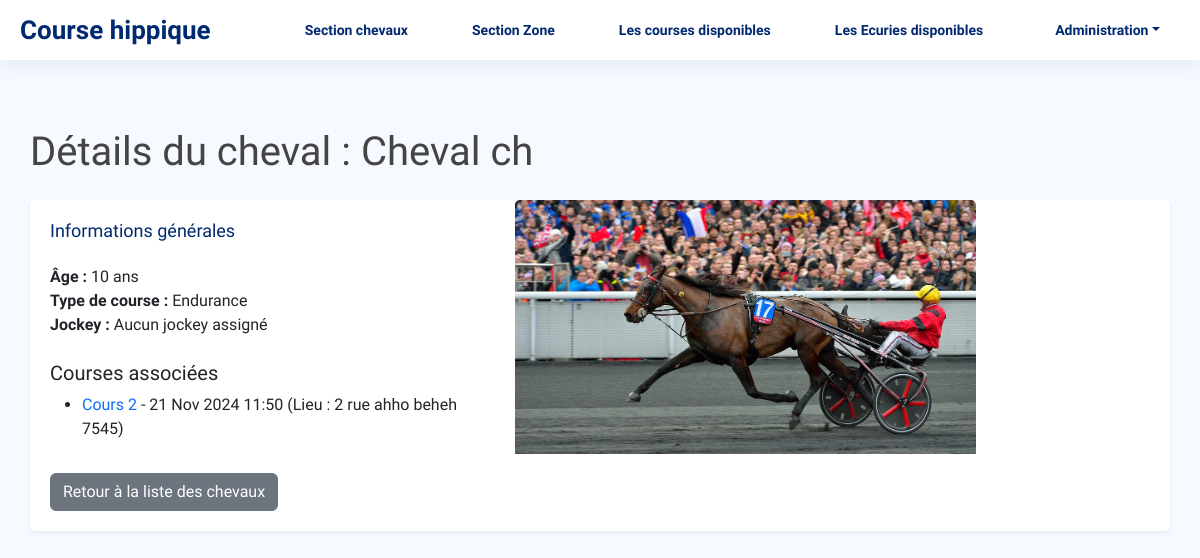
The app's page /chevaux/4/ with its own data.
### hippodrome/models.py (models this page shows, shortened)
class Cheval(models.Model):
    name = models.CharField(max_length=100)  # Nom du cheval
    age = models.PositiveIntegerField()  # Âge du cheval
    race_type = models.CharField(
        max_length=50,
        choices=[
            ('Sprint', 'Sprint'),
            ('Obstacle', 'Obstacle'),
            ('Endurance', 'Endurance'),
        ]
    )
    jockey = models.ForeignKey(
        Jockey, on_delete=models.SET_NULL, null=True, blank=True
    )
    ecurie = models.ForeignKey(Ecurie, on_delete=models.SET_NULL, null=True, blank=True, related_name='chevaux')
    photo = models.ImageField(upload_to='chevaux/', blank=True, null=True)  # Photo du cheval

class Course(models.Model):
    name = models.CharField(max_length=100)  # Nom de la course
    date = models.DateTimeField()  # Date et heure de la course
    location = models.CharField(max_length=200)  # Lieu de la course
    chevaux = models.ManyToManyField(Cheval, related_name="courses")  # Chevaux participant à la course

### hippodrome/views.py (the view)
# urls.py: path('chevaux/<int:cheval_id>/', views.cheval_detail, name='cheval_detail'),
def cheval_detail(request, cheval_id):
    cheval = get_object_or_404(Cheval, id=cheval_id)  # Récupère un cheval par son ID ou renvoie une erreur 404
    return render(request, 'hippodrome/cheval_detail.html', {'cheval': cheval})  # Passe le cheval au template

### templates/hippodrome/cheval_detail.html (shortened to what this page needs)
{% extends 'base.html' %}
{% block main %}
<main id="main" class="main">
    <section class="section dashboard">
        <div class="row">
            <div class="container py-5">
                <h1 class="mb-4">Détails du cheval : {{ cheval.name }}</h1>
                <div class="card shadow-sm">
                <div class="row">
                    <div class="col-md-5">
                        <div class="card-body">
                        <h5 class="card-title">Informations générales</h5>
                        <p class="card-text">
                            <strong>Âge :</strong> {{ cheval.age }} ans<br>
                            <strong>Type de course :</strong> {{ cheval.get_race_type_display }}<br>
                            <strong>Jockey :</strong>
                            {% if cheval.jockey %}
                                {{ cheval.jockey.name }}
                            {% else %}
                                Aucun jockey assigné
                            {% endif %}
                        </p>
                        <h5 class="mt-4">Courses associées</h5>
                        {% if cheval.courses.exists %}
                            <ul>
                                {% for course in cheval.courses.all %}
                                    <li>
                                        <a href="{% url 'hippodrome:course_detail' course.id %}" class="text-primary">
                                            {{ course.name }}
                                        </a> - {{ course.date|date:"d M Y H:i" }} (Lieu : {{ course.location }})
                                    </li>
                                {% endfor %}
                            </ul>
                        {% else %}
                            <p>Aucune course associée.</p>
                        {% endif %}
                        <a href="{% url 'hippodrome:cheval_list' %}" class="btn btn-secondary mt-3">Retour à la liste des chevaux</a>
                    </div>
                    </div>
                    <div class="col-md-5">
                        {% if cheval.photo %}
                            <img src="{{ cheval.photo.url }}" class="card-img-top" alt="Image de {{ cheval.name }}">
                        {% endif %}
                    </div>
                </div>
                </div>
            </div>
        </div>
    </section>
</main>
{% endblock %}

### static/css/style.css (style rules this page uses)
:root { scroll-behavior: smooth; }
body { font-family: "Birthstone", cursive; background: #f6f9ff; color: #444444; }
a { color: #4154f1; text-decoration: none; }
h1, h2, h3, h4, h5, h6 { font-family: "Birthstone", cursive; }
#main { margin-top: 60px; padding: 20px 30px; transition: all 0.3s; }
.card { margin-bottom: 30px; border: none; border-radius: 5px; box-shadow: 0px 0 30px rgba(1, 41, 112, 0.1); }
.card-title { padding: 20px 0 15px 0; font-size: 18px; font-weight: 500; color: #012970; font-family: "Birthstone", cursive; }
.card-body { padding: 0 20px 20px 20px; }

### records on screen
Cheval: name "Cheval ch", age "10", race_type "Endurance", photo (picture)
Course: name "Cours 2", date "21 Nov 2024 11:50", location "2 rue ahho beheh 7545"
